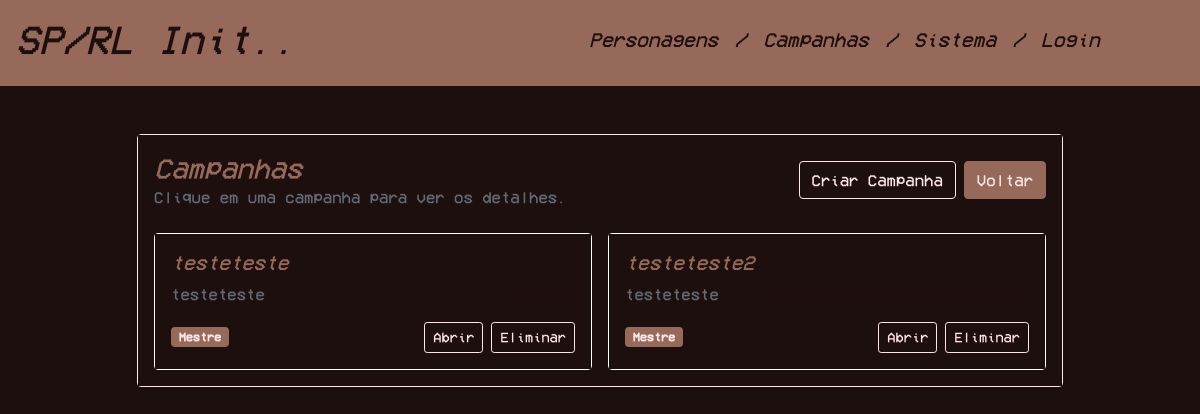
The page /campanhas.php (signed in) on the database as committed earlier.
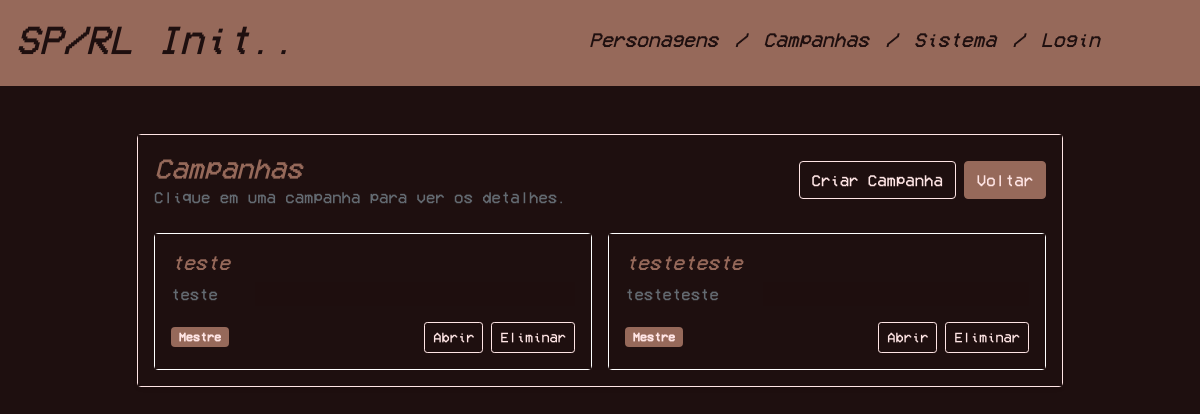
The same page on the database as committed later.
### tables this page shows
CREATE TABLE `Campanha_Utilizador` (
  `idCampanha` int NOT NULL,
  `idUtilizador` int NOT NULL,
  `mestre` tinyint(1) NOT NULL
);

CREATE TABLE `Campanha` (
  `id` int NOT NULL,
  `nome` varchar(100) NOT NULL,
  `descricao` text NOT NULL,
  `notas` text
);

### campanhas.php (the view, shortened to what the changed rows need)
<?php
$user = $_SESSION['user'] ?? null;
$campanhas = [];
$error = null;
try {
    $mysqli = get_db_connection();
    if (intval($user['admin']) === 1) {
        $stmt = $mysqli->prepare(
            'SELECT c.id, c.nome, c.descricao, cu.mestre
             FROM Campanha c
             LEFT JOIN Campanha_Utilizador cu ON cu.idCampanha = c.id AND cu.idUtilizador = ?
             ORDER BY c.nome ASC'
        );
        if ($stmt) {
            $stmt->bind_param('i', $user['id']);
            $stmt->execute();
            $result = $stmt->get_result();
            if ($result) {
                while ($row = $result->fetch_assoc()) {
                    $campanhas[] = $row;
                }
                $result->free();
            }
            $stmt->close();
        }
    } else {
        $stmt = $mysqli->prepare(
            'SELECT c.id, c.nome, c.descricao, cu.mestre
             FROM Campanha c
             JOIN Campanha_Utilizador cu ON cu.idCampanha = c.id
             WHERE cu.idUtilizador = ?
             ORDER BY c.nome ASC'
        );
        if ($stmt) {
            $stmt->bind_param('i', $user['id']);
            $stmt->execute();
            $result = $stmt->get_result();
            if ($result) {
                while ($row = $result->fetch_assoc()) {
                    $campanhas[] = $row;
                }
            }
        }
    }
} catch (Throwable $e) {
    error_log('Campanhas list error: ' . $e->getMessage());
    if (!$error) {
        $error = 'Não foi possível carregar as campanhas. Tente novamente mais tarde.';
    }
}
?>
<!DOCTYPE html>
<html lang="pt">
    <head>
        <link rel="stylesheet" href="css/index.css">
        <link href="https://cdn.jsdelivr.net/npm/bootstrap@5.0.2/dist/css/bootstrap.min.css" rel="stylesheet">
    </head>
    <body>
        <?php include('templates/header.php'); ?>
        <div class="container mt-5">
            <div class="row justify-content-center">
                <div class="col-lg-10">
                    <div class="card shadow-sm">
                        <div class="card-body">
                            <div class="d-flex justify-content-between align-items-center mb-4">
                                <div>
                                    <h1 class="h3 mb-0">Campanhas</h1>
                                </div>
                            </div>
                            <?php if ($error): ?>
                                <div class="alert alert-danger"><?php echo htmlspecialchars($error); ?></div>
                            <?php elseif (empty($campanhas)): ?>
                                <div class="alert alert-info">Não há campanhas associadas a este utilizador.</div>
                            <?php else: ?>
                                <div class="row row-cols-1 row-cols-md-2 g-3">
                                    <?php foreach ($campanhas as $campanha): ?>
                                        <div class="col">
                                            <div class="card h-100 border border-white">
                                                <div class="card-body d-flex flex-column">
                                                    <h5 class="card-title"><?php echo htmlspecialchars($campanha['nome']); ?></h5>
                                                    <p class="card-text text-muted"><?php echo nl2br(htmlspecialchars($campanha['descricao'])); ?></p>
                                                    <div class="mt-auto d-flex justify-content-between align-items-center">
                                                        <?php if (intval($campanha['mestre']) === 1): ?>
                                                            <span class="badge bg-primary">Mestre</span>
                                                        <?php else: ?>
                                                            <span class="badge bg-secondary">Jogador</span>
                                                        <?php endif; ?>
                                                        <div class="gap-2 d-flex">
                                                            <a href="campanha.php?id=<?php echo intval($campanha['id']); ?>" class="btn btn-sm btn-outline-primary">Abrir</a>
                                                            <?php if (intval($campanha['mestre']) === 1): ?>
                                                                <form method="POST" style="display:inline;" onsubmit="return confirm('Tem a certeza que quer eliminar esta campanha?');">
                                                                    <button type="submit" class="btn btn-sm btn-outline-danger">Eliminar</button>
                                                                </form>
                                                            <?php endif; ?>
                                                        </div>
                                                    </div>
                                                </div>
                                            </div>
                                        </div>
                                    <?php endforeach; ?>
                                </div>
                            <?php endif; ?>
                        </div>
                    </div>
                </div>
            </div>
        </div>
    </body>
</html>

Rows that differ between the two databases and show on the page:
removed campanha_utilizador: idCampanha.nome "testeteste2", idCampanha.descricao "testeteste", mestre "Mestre"
added campanha_utilizador: idCampanha.nome "teste", idCampanha.descricao "teste", mestre "Mestre"
